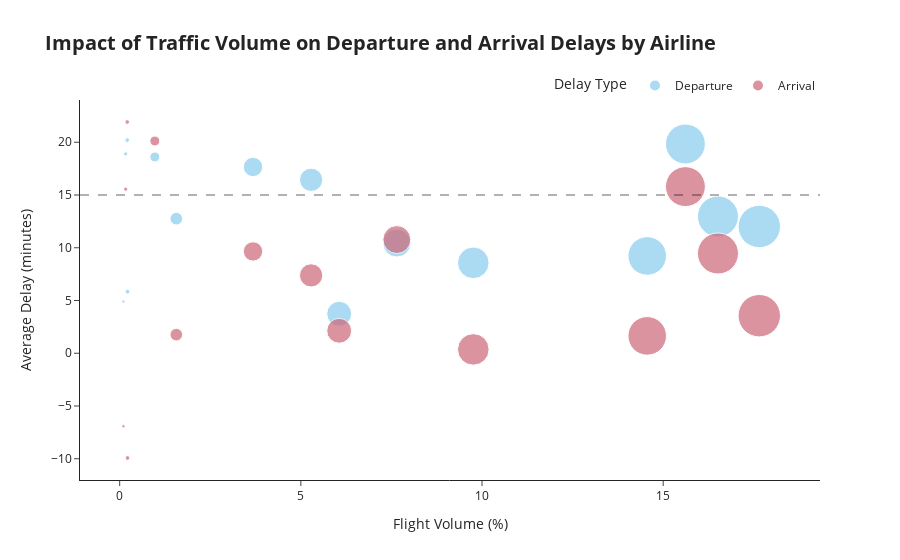

Notebook cell for this chart:
### Markdown cell above
### Impact of Traffic Volume on Departure and Arrival Delays by Airline

- Despite their high flight volumes, Delta Air Lines Inc (14.56%), JetBlue Airways (16.51%), and United Air Lines Inc (17.65%) maintain delays under 15 minutes, reflecting efficient operations and effective fleet management.
- ExpressJet Airlines with 15.61% volume has the highest delays, averaging around 19 minutes, which may indicate operational challenges or congestion.
- Airlines with lower flight volumes, such as Hawaiian Airlines Inc (0.1%) and Alaska Airlines (0.22%), typically experience shorter delays, possibly due to fewer flights, better scheduling, or less congestion.
- In contrast, airlines like Frontier Airlines Inc (0.21%), Mesa Airlines (0.22%), and AirTan Airways (0.97%) face significant delays, averaging over 18 to 20 minutes, which could suggest inefficiencies or higher operational pressure despite their lower flight volume.
- Endeavor Air (5.28%) and Southwest Airlines (3.68%) have medium flight volumes, with delays ranging from 16 to 17 minutes, suggesting moderate operational strain or capacity issues.
- US Airways (6.06%), Envoy Air (7.65%), and American Airlines (9.76%) maintain medium flight volumes but manage to keep delays under 15 minutes, demonstrating good scheduling and timely operations despite the moderate number of flights.

### Code cell
import pandas as pd
import plotly.express as px

# time formatting (e.g, 9m 27s)
def format_time(minutes):
    mins = int(minutes)
    secs = round((minutes - mins) * 60)
    return f"{mins}m {secs}s"

# group and compute
traffic_data = df.groupby('name').agg(
    flights_count=('flight', 'count'),
    Departure=('dep_delay', 'mean'),
    Arrival=('arr_delay', 'mean')
).reset_index()

# calculate percentage of total flights
total_flights = traffic_data['flights_count'].sum()
traffic_data['flights_percentage'] = (traffic_data['flights_count'] / total_flights) * 100

# reshape
traffic_data_melted = traffic_data.melt(
    id_vars=['name', 'flights_percentage', 'flights_count'],
    value_vars=['Departure', 'Arrival'],
    var_name='delay_type',
    value_name='delay'
)

# format delay using the new format_time function
traffic_data_melted['formatted_delay'] = traffic_data_melted['delay'].apply(format_time)

# Custom hover
traffic_data_melted['custom_hover'] = (
    "<b>" + traffic_data_melted['name'] + "</b>" +
    "<br>Flight Volume: " + traffic_data_melted['flights_count'].astype(str) +
    " (" + traffic_data_melted['flights_percentage'].round(2).astype(str) + "%)" +
    "<br>" + traffic_data_melted['delay_type'] + " Delay: " + traffic_data_melted['formatted_delay']
)

# plot
fig = px.scatter(
    traffic_data_melted,
    x='flights_percentage',
    y='delay',
    color='delay_type',
    size='flights_percentage',
    title='Delay vs. Traffic Volume for Departure and Arrival Delays by Airline Name',
    template='simple_white',
    color_discrete_sequence=px.colors.qualitative.Safe,
    labels={
        'flights_percentage': 'Flight Volume (%)',
        'delay': 'Average Delay (minutes)',
        'delay_type': 'Delay Type'
    },
    hover_data={'custom_hover': True},
    hover_name=None,
    size_max=30
)

# add horizontal line at y=15
fig.add_hline(
    y=15,
    line=dict(color="black", dash="dash", width=2)
)

# layout adjustments
fig.update_layout(
    title=dict(
        text='Impact of Traffic Volume on Departure and Arrival Delays by Airline',
        font=dict(size=20, weight='bold')
    ),
    legend=dict(
        orientation='h',
        x=1,
        xanchor='right',
        y=1,
        yanchor='bottom'
    )
)

# disable default hover and use only our custom text
fig.update_traces(hovertemplate='%{customdata[0]}<extra></extra>')

fig.show()

### Figure 1 — Plotly figure (JSON) as saved in the notebook; plotly's stock layout.template omitted (floating-point values rounded to 4 significant figures)
{"data": [{"customdata": [["<b>AirTran Airways Corporation</b><br>Flight Volume: 3175 (0.97%)<br>Departure Delay: 18m 36s"], ["<b>Alaska Airlines Inc.</b><br>Flight Volume: 709 (0.22%)<br>Departure Delay: 5m 50s"], ["<b>American Airlines Inc.</b><br>Flight Volume: 31947 (9.76%)<br>Departure Delay: 8m 34s"], ["<b>Delta Air Lines Inc.</b><br>Flight Volume: 47658 (14.56%)<br>Departure Delay: 9m 13s"], ["<b>Endeavor Air Inc.</b><br>Flight Volume: 17294 (5.28%)<br>Departure Delay: 16m 26s"], ["<b>Envoy Air</b><br>Flight Volume: 25037 (7.65%)<br>Departure Delay: 10m 27s"], ["<b>ExpressJet Airlines Inc.</b><br>Flight Volume: 51108 (15.61%)<br>Departure Delay: 19m 50s"], ["<b>Frontier Airlines Inc.</b><br>Flight Volume: 681 (0.21%)<br>Departure Delay: 20m 12s"], ["<b>Hawaiian Airlines Inc.</b><br>Flight Volume: 342 (0.1%)<br>Departure Delay: 4m 54s"], ["<b>JetBlue Airways</b><br>Flight Volume: 54049 (16.51%)<br>Departure Delay: 12m 58s"], ["<b>Mesa Airlines Inc.</b><br>Flight Volume: 544 (0.17%)<br>Departure Delay: 18m 54s"], ["<b>SkyWest Airlines Inc.</b><br>Flight Volume: 29 (0.01%)<br>Departure Delay: 12m 35s"], ["<b>Southwest Airlines Co.</b><br>Flight Volume: 12044 (3.68%)<br>Departure Delay: 17m 40s"], ["<b>US Airways Inc.</b><br>Flight Volume: 19831 (6.06%)<br>Departure Delay: 3m 45s"], ["<b>United Air Lines Inc.</b><br>Flight Volume: 57782 (17.65%)<br>Departure Delay: 12m 1s"], ["<b>Virgin America</b><br>Flight Volume: 5116 (1.56%)<br>Departure Delay: 12m 45s"]], "hovertemplate": "%{customdata[0]}<extra></extra>", "legendgroup": "Departure", "marker": {"color": "rgb(136, 204, 238)", "size": [0.9699, 0.2166, 9.759, 14.56, 5.283, 7.648, 15.61, 0.208, 0.1045, 16.51, 0.1662, 0.008859, 3.679, 6.058, 17.65, 1.563], "sizemode": "area", "sizeref": 0.01961, "symbol": "circle"}, "mode": "markers", "name": "Departure", "orientation": "v", "showlegend": true, "type": "scatter", "x": [0.9699, 0.2166, 9.759, 14.56, 5.283, 7.648, 15.61, 0.208, 0.1045, 16.51, 0.1662, 0.008859, 3.679, 6.058, 17.65, 1.563], "xaxis": "x", "y": [18.61, 5.831, 8.569, 9.224, 16.44, 10.45, 19.84, 20.2, 4.901, 12.97, 18.9, 12.59, 17.66, 3.745, 12.02, 12.76], "yaxis": "y"}, {"customdata": [["<b>AirTran Airways Corporation</b><br>Flight Volume: 3175 (0.97%)<br>Arrival Delay: 20m 7s"], ["<b>Alaska Airlines Inc.</b><br>Flight Volume: 709 (0.22%)<br>Arrival Delay: -9m -56s"], ["<b>American Airlines Inc.</b><br>Flight Volume: 31947 (9.76%)<br>Arrival Delay: 0m 22s"], ["<b>Delta Air Lines Inc.</b><br>Flight Volume: 47658 (14.56%)<br>Arrival Delay: 1m 39s"], ["<b>Endeavor Air Inc.</b><br>Flight Volume: 17294 (5.28%)<br>Arrival Delay: 7m 23s"], ["<b>Envoy Air</b><br>Flight Volume: 25037 (7.65%)<br>Arrival Delay: 10m 46s"], ["<b>ExpressJet Airlines Inc.</b><br>Flight Volume: 51108 (15.61%)<br>Arrival Delay: 15m 48s"], ["<b>Frontier Airlines Inc.</b><br>Flight Volume: 681 (0.21%)<br>Arrival Delay: 21m 55s"], ["<b>Hawaiian Airlines Inc.</b><br>Flight Volume: 342 (0.1%)<br>Arrival Delay: -6m -55s"], ["<b>JetBlue Airways</b><br>Flight Volume: 54049 (16.51%)<br>Arrival Delay: 9m 27s"], ["<b>Mesa Airlines Inc.</b><br>Flight Volume: 544 (0.17%)<br>Arrival Delay: 15m 33s"], ["<b>SkyWest Airlines Inc.</b><br>Flight Volume: 29 (0.01%)<br>Arrival Delay: 11m 56s"], ["<b>Southwest Airlines Co.</b><br>Flight Volume: 12044 (3.68%)<br>Arrival Delay: 9m 39s"], ["<b>US Airways Inc.</b><br>Flight Volume: 19831 (6.06%)<br>Arrival Delay: 2m 8s"], ["<b>United Air Lines Inc.</b><br>Flight Volume: 57782 (17.65%)<br>Arrival Delay: 3m 33s"], ["<b>Virgin America</b><br>Flight Volume: 5116 (1.56%)<br>Arrival Delay: 1m 46s"]], "hovertemplate": "%{customdata[0]}<extra></extra>", "legendgroup": "Arrival", "marker": {"color": "rgb(204, 102, 119)", "size": [0.9699, 0.2166, 9.759, 14.56, 5.283, 7.648, 15.61, 0.208, 0.1045, 16.51, 0.1662, 0.008859, 3.679, 6.058, 17.65, 1.563], "sizemode": "area", "sizeref": 0.01961, "symbol": "circle"}, "mode": "markers", "name": "Arrival", "orientation": "v", "showlegend": true, "type": "scatter", "x": [0.9699, 0.2166, 9.759, 14.56, 5.283, 7.648, 15.61, 0.208, 0.1045, 16.51, 0.1662, 0.008859, 3.679, 6.058, 17.65, 1.563], "xaxis": "x", "y": [20.12, -9.931, 0.3643, 1.644, 7.38, 10.77, 15.8, 21.92, -6.915, 9.458, 15.56, 11.93, 9.649, 2.13, 3.558, 1.764], "yaxis": "y"}], "layout": {"legend": {"itemsizing": "constant", "orientation": "h", "title": {"text": "Delay Type"}, "tracegroupgap": 0, "x": 1, "xanchor": "right", "y": 1, "yanchor": "bottom"}, "shapes": [{"line": {"color": "black", "dash": "dash", "width": 2}, "type": "line", "x0": 0, "x1": 1, "xref": "x domain", "y0": 15, "y1": 15, "yref": "y"}], "title": {"font": {"size": 20, "weight": "bold"}, "text": "Impact of Traffic Volume on Departure and Arrival Delays by Airline"}, "xaxis": {"anchor": "y", "domain": [0, 1], "title": {"text": "Flight Volume (%)"}}, "yaxis": {"anchor": "x", "domain": [0, 1], "title": {"text": "Average Delay (minutes)"}}}}
